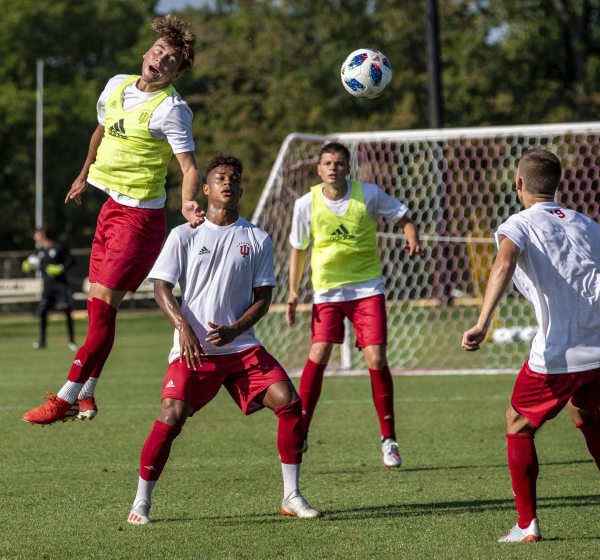
#> input picture soccer_practice.jpg, 1200 x 1119 px, given in place of family.jpg, which was not available (shown at 1/2 size)
$ python template_matching.py
#> lines starting #> are read from the running program, lines starting #| are printed output that depends on the picture; pictures that were not available may be replaced by others from this repository, and a replacement may not be noted
import cv2 as cv

import numpy as np

img1=cv.imread("family.jpg",0)
#> img1: shape (1119, 1200); min 0, max 255, mean 95.1

img1=cv.resize(img1,(0,0),fx=0.2,fy=0.2)
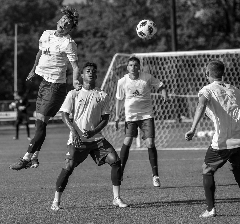
#> img1: shape (224, 240); min 0, max 255, mean 95

ball=cv.imread("template.jpg",0)
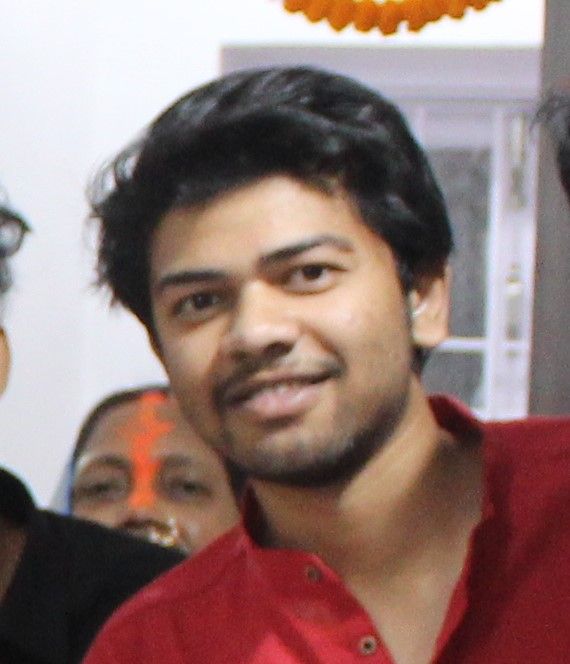
#> input picture template.JPG, 570 x 664 px, found by its file name
#> ball: shape (664, 570); min 7, max 255, mean 126.9
ball=cv.resize(ball,(0,0),fx=0.2,fy=0.2)
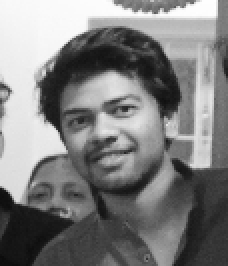
#> ball: shape (133, 114) (shown 2 times larger); min 11, max 255, mean 126.8


h,w=ball.shape
#> h = 133; w = 114

methods=[cv.TM_CCORR_NORMED, cv.TM_SQDIFF, cv.TM_SQDIFF_NORMED]

for method in methods:
	img=img1.copy()
	res=cv.matchTemplate(img,ball,method)
	min_val,max_val,min_loc,max_loc=cv.minMaxLoc(res)
	if method in [cv.TM_SQDIFF, cv.TM_SQDIFF_NORMED]:
		location=min_loc
	else:
		location=max_loc

	bottom_right=(location[0]+w,location[1]+h)
	cv.rectangle(img,location,bottom_right,255,3)
	cv.putText(img,"Anmol",(min_loc[0]+20,bottom_right[1]-70),cv.FONT_HERSHEY_TRIPLEX,1.0,(0,255,0),2)
	cv.imshow("Template-matching",img)

	cv.waitKey(0)
	cv.destroyAllWindows()
#> this loop made 3 passes
#> (min_val, max_val, min_loc, max_loc) on passes 1 to 3: (0.616, 0.835, (17, 5), (113, 80)), (98822096, 211418160, (113, 80), (17, 5)), (0.357, 0.836, (113, 80), (0, 10))
#> pass 1, `res=cv.matchTemplate(img,ball,method)`:
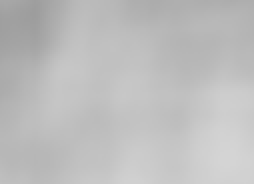
#> res: shape (92, 127) float32 (shown 2 times larger); min 0.616, max 0.835, mean 0.744
#> pass 2, `res=cv.matchTemplate(img,ball,method)`:
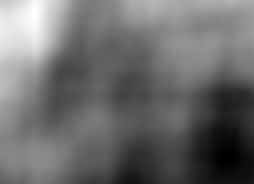
#> res: shape (92, 127) float32 (shown 2 times larger); min 98822096, max 211418160, mean 146741760; drawn with min black and max white
#> pass 2, `cv.imshow("Template-matching",img)`:
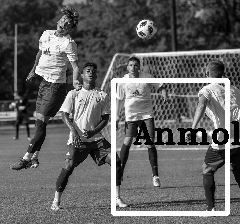
#> window 'Template-matching': shape (224, 240); min 0, max 255, mean 98.8
#> after the loop:
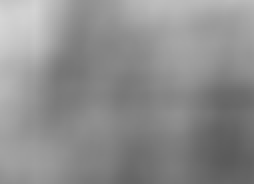
#> res: shape (92, 127) float32 (shown 2 times larger); min 0.357, max 0.836, mean 0.557


cv.waitKey(0)
